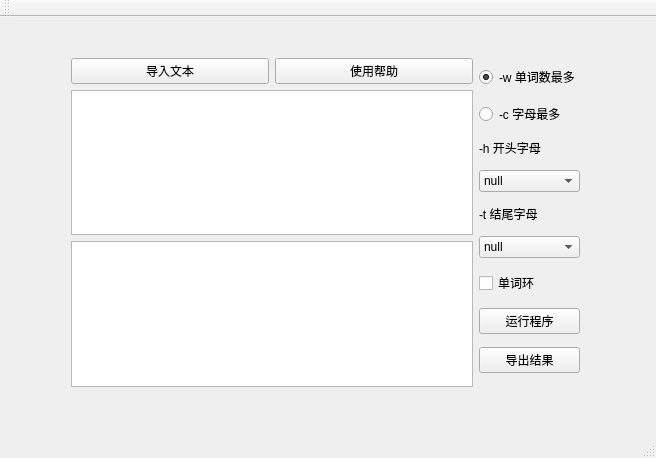
<?xml version="1.0" encoding="UTF-8"?>
<ui version="4.0">
 <class>MainWindow</class>
 <widget class="QMainWindow" name="MainWindow">
  <property name="geometry">
   <rect>
    <x>0</x>
    <y>0</y>
    <width>656</width>
    <height>458</height>
   </rect>
  </property>
  <property name="windowTitle">
   <string>MainWindow</string>
  </property>
  <property name="animated">
   <bool>true</bool>
  </property>
  <widget class="QWidget" name="centralWidget">
   <widget class="QWidget" name="horizontalLayoutWidget_2">
    <property name="geometry">
     <rect>
      <x>60</x>
      <y>30</y>
      <width>531</width>
      <height>351</height>
     </rect>
    </property>
    <layout class="QHBoxLayout" name="horizontalLayout_2">
     <item>
      <layout class="QVBoxLayout" name="verticalLayout_2">
       <item>
        <layout class="QHBoxLayout" name="horizontalLayout">
         <item>
          <widget class="QPushButton" name="pushButton_import">
           <property name="text">
            <string>导入文本</string>
           </property>
          </widget>
         </item>
         <item>
          <widget class="QPushButton" name="pushButton_help">
           <property name="text">
            <string>使用帮助</string>
           </property>
          </widget>
         </item>
        </layout>
       </item>
       <item>
        <widget class="QTextEdit" name="inputArea"/>
       </item>
       <item>
        <widget class="QTextBrowser" name="outputArea"/>
       </item>
      </layout>
     </item>
     <item>
      <layout class="QVBoxLayout" name="verticalLayout">
       <item>
        <widget class="QRadioButton" name="radioButton_w">
         <property name="sizePolicy">
          <sizepolicy hsizetype="Minimum" vsizetype="Fixed">
           <horstretch>0</horstretch>
           <verstretch>0</verstretch>
          </sizepolicy>
         </property>
         <property name="cursor">
          <cursorShape>OpenHandCursor</cursorShape>
         </property>
         <property name="text">
          <string>-w 单词数最多</string>
         </property>
         <property name="checked">
          <bool>true</bool>
         </property>
        </widget>
       </item>
       <item>
        <widget class="QRadioButton" name="radioButton_c">
         <property name="cursor">
          <cursorShape>OpenHandCursor</cursorShape>
         </property>
         <property name="text">
          <string>-c 字母最多</string>
         </property>
        </widget>
       </item>
       <item>
        <widget class="QLabel" name="label">
         <property name="sizePolicy">
          <sizepolicy hsizetype="Fixed" vsizetype="Fixed">
           <horstretch>0</horstretch>
           <verstretch>0</verstretch>
          </sizepolicy>
         </property>
         <property name="text">
          <string>-h 开头字母</string>
         </property>
        </widget>
       </item>
       <item>
        <widget class="QComboBox" name="comboBox_h">
         <property name="editable">
          <bool>false</bool>
         </property>
         <property name="currentText">
          <string>null</string>
         </property>
         <item>
          <property name="text">
           <string>null</string>
          </property>
         </item>
         <item>
          <property name="text">
           <string>a</string>
          </property>
         </item>
         <item>
          <property name="text">
           <string>b</string>
          </property>
         </item>
         <item>
          <property name="text">
           <string>c</string>
          </property>
         </item>
         <item>
          <property name="text">
           <string>d</string>
          </property>
         </item>
         <item>
          <property name="text">
           <string>e</string>
          </property>
         </item>
         <item>
          <property name="text">
           <string>f</string>
          </property>
         </item>
         <item>
          <property name="text">
           <string>g</string>
          </property>
         </item>
         <item>
          <property name="text">
           <string>h</string>
          </property>
         </item>
         <item>
          <property name="text">
           <string>i</string>
          </property>
         </item>
         <item>
          <property name="text">
           <string>j</string>
          </property>
         </item>
         <item>
          <property name="text">
           <string>k</string>
          </property>
         </item>
         <item>
          <property name="text">
           <string>l</string>
          </property>
         </item>
         <item>
          <property name="text">
           <string>m</string>
          </property>
         </item>
         <item>
          <property name="text">
           <string>n</string>
          </property>
         </item>
         <item>
          <property name="text">
           <string>o</string>
          </property>
         </item>
         <item>
          <property name="text">
           <string>p</string>
          </property>
         </item>
         <item>
          <property name="text">
           <string>q</string>
          </property>
         </item>
         <item>
          <property name="text">
           <string>r</string>
          </property>
         </item>
         <item>
          <property name="text">
           <string>s</string>
          </property>
         </item>
         <item>
          <property name="text">
           <string>t</string>
          </property>
         </item>
         <item>
          <property name="text">
           <string>u</string>
          </property>
         </item>
         <item>
          <property name="text">
           <string>v</string>
          </property>
         </item>
         <item>
          <property name="text">
           <string>w</string>
          </property>
         </item>
         <item>
          <property name="text">
           <string>x</string>
          </property>
         </item>
         <item>
          <property name="text">
           <string>y</string>
          </property>
         </item>
         <item>
          <property name="text">
           <string>z</string>
          </property>
         </item>
        </widget>
       </item>
       <item>
        <widget class="QLabel" name="label_2">
         <property name="sizePolicy">
          <sizepolicy hsizetype="Fixed" vsizetype="Fixed">
           <horstretch>0</horstretch>
           <verstretch>0</verstretch>
          </sizepolicy>
         </property>
         <property name="text">
          <string>-t 结尾字母</string>
         </property>
        </widget>
       </item>
       <item>
        <widget class="QComboBox" name="comboBox_t">
         <property name="editable">
          <bool>false</bool>
         </property>
         <property name="currentText">
          <string>null</string>
         </property>
         <item>
          <property name="text">
           <string>null</string>
          </property>
         </item>
         <item>
          <property name="text">
           <string>a</string>
          </property>
         </item>
         <item>
          <property name="text">
           <string>b</string>
          </property>
         </item>
         <item>
          <property name="text">
           <string>c</string>
          </property>
         </item>
         <item>
          <property name="text">
           <string>d</string>
          </property>
         </item>
         <item>
          <property name="text">
           <string>e</string>
          </property>
         </item>
         <item>
          <property name="text">
           <string>f</string>
          </property>
         </item>
         <item>
          <property name="text">
           <string>g</string>
          </property>
         </item>
         <item>
          <property name="text">
           <string>h</string>
          </property>
         </item>
         <item>
          <property name="text">
           <string>i</string>
          </property>
         </item>
         <item>
          <property name="text">
           <string>j</string>
          </property>
         </item>
         <item>
          <property name="text">
           <string>k</string>
          </property>
         </item>
         <item>
          <property name="text">
           <string>l</string>
          </property>
         </item>
         <item>
          <property name="text">
           <string>m</string>
          </property>
         </item>
         <item>
          <property name="text">
           <string>n</string>
          </property>
         </item>
         <item>
          <property name="text">
           <string>o</string>
          </property>
         </item>
         <item>
          <property name="text">
           <string>p</string>
          </property>
         </item>
         <item>
          <property name="text">
           <string>q</string>
          </property>
         </item>
         <item>
          <property name="text">
           <string>r</string>
          </property>
         </item>
         <item>
          <property name="text">
           <string>s</string>
          </property>
         </item>
         <item>
          <property name="text">
           <string>t</string>
          </property>
         </item>
         <item>
          <property name="text">
           <string>u</string>
          </property>
         </item>
         <item>
          <property name="text">
           <string>v</string>
          </property>
         </item>
         <item>
          <property name="text">
           <string>w</string>
          </property>
         </item>
         <item>
          <property name="text">
           <string>x</string>
          </property>
         </item>
         <item>
          <property name="text">
           <string>y</string>
          </property>
         </item>
         <item>
          <property name="text">
           <string>z</string>
          </property>
         </item>
        </widget>
       </item>
       <item>
        <widget class="QCheckBox" name="checkBox_loop">
         <property name="text">
          <string>单词环</string>
         </property>
        </widget>
       </item>
       <item>
        <widget class="QPushButton" name="pushButton_run">
         <property name="text">
          <string>运行程序</string>
         </property>
        </widget>
       </item>
       <item>
        <widget class="QPushButton" name="pushButton_output">
         <property name="text">
          <string>导出结果</string>
         </property>
        </widget>
       </item>
      </layout>
     </item>
    </layout>
   </widget>
  </widget>
  <widget class="QMenuBar" name="menuBar">
   <property name="geometry">
    <rect>
     <x>0</x>
     <y>0</y>
     <width>656</width>
     <height>22</height>
    </rect>
   </property>
  </widget>
  <widget class="QToolBar" name="mainToolBar">
   <attribute name="toolBarArea">
    <enum>TopToolBarArea</enum>
   </attribute>
   <attribute name="toolBarBreak">
    <bool>false</bool>
   </attribute>
  </widget>
  <widget class="QStatusBar" name="statusBar"/>
 </widget>
 <layoutdefault spacing="6" margin="11"/>
 <resources/>
 <connections/>
</ui>
